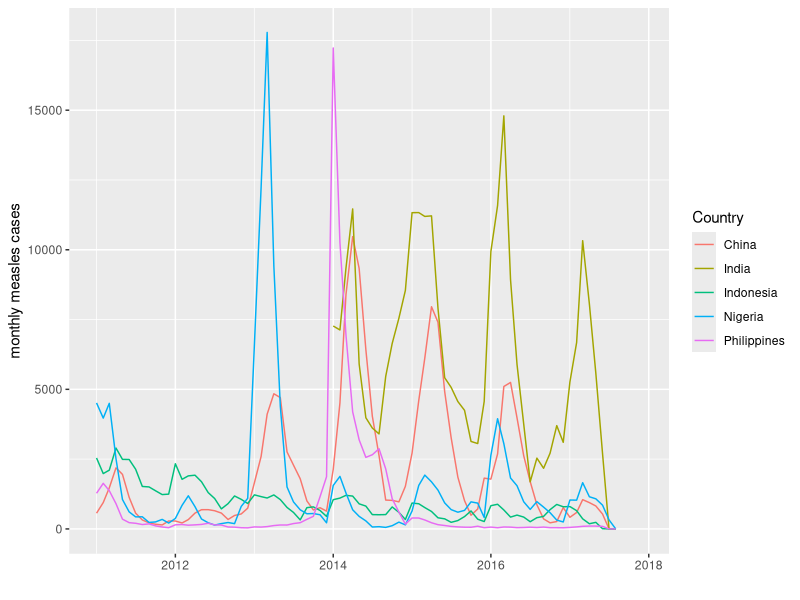
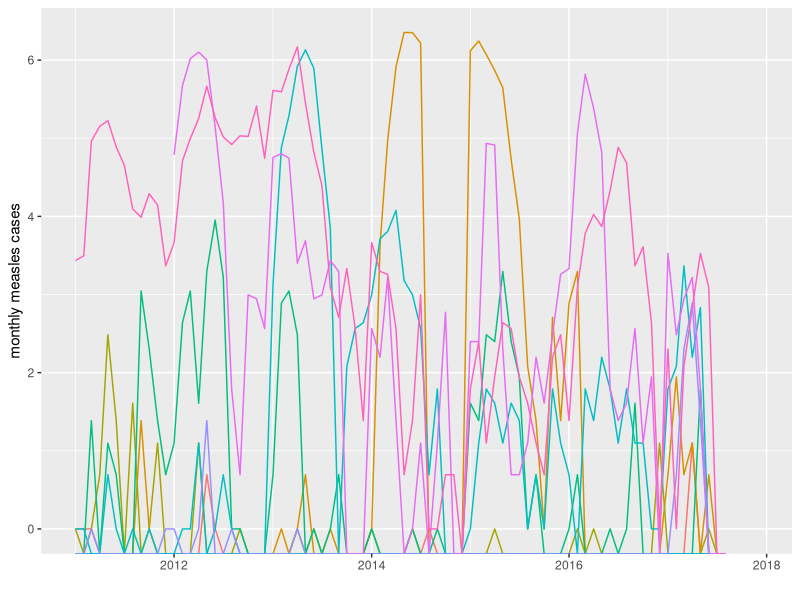

The R script that drew these images, in order: (Note: this script raises an error after producing the figures.)
## EPID 7500 - Day 4 
## Steve Bellan
require(readxl); require(tidyverse); require(lubridate); require(stringr)
setwd("~/Dropbox/Admin & Misc/UGA admin/Courses/Bellan EPID 7500/TempCode/Day4")


## Excercise 1 (bonus from Day 3 that we didn't get to)
# 
# * [WHO Measles & Rubella Page](http://www.who.int/immunization/monitoring_surveillance/burden/vpd/surveillance_type/active/measles_monthlydata/en/)
# * Download the [Distribution of measles cases by country and by month, 2011-2017](http://www.who.int/entity/immunization/monitoring_surveillance/burden/vpd/Table_407_Web_Number_Measles_Cases_Month_2017-08-09.xlsx?ua=1)
# * Read it into R with the  `xlsx` library (note you have to read 2nd sheet!)
# * Reformat the data so it is in long with date in YYYY-MM format

meas <- read_xlsx('Table_407_Web_Number_Measles_Cases_Month_2017-08-09.xlsx', sheet = 2)
View(meas)
names(meas)
?gather
month.name
meas2 <- meas %>% 
  gather(key = month, value = cases, January:December) %>% ##-ISO3, -Country, -Year) 
  mutate(monthNum = factor(month, ordered=T, levels = month.name)) %>%
  mutate(monthNum = as.numeric(monthNum)) %>%
  mutate(monthNum = str_pad(monthNum, width = 2, side = 'left', pad=0))
meas2
filter(meas2, month == "September") %>% distinct(monthNum)
meas2 <- meas2 %>%
  unite(dateYM, Year, monthNum, sep='-') %>%
  mutate(dateYMD = paste0(dateYM, '-01')) %>%
  select(-dateYM,-month) %>%
  mutate(dateYMD = ymd(dateYMD))
meas2

## Excercise 2 -  Plot measles incidence time series by country for the
## 5 highest cumulative incidence countries 
meas2
meas2 <- meas2 %>% mutate(cases = as.numeric(cases))
meas2
top5 <- meas2 %>% 
  group_by(Country) %>%
  summarize(totalNAs = sum(is.na(cases)),
            notMissing  = sum(!is.na(cases)),
            cumulativeCases = sum(cases, na.rm=T)) %>%
  arrange(desc(cumulativeCases)) %>% ##  arrange(cumulativeCases) %>%  tail(5)
head(5) %>% .$Country

top5

filter(meas2, Country %in% top5) %>% 
  ggplot(aes(x=dateYMD, y=cases, color=Country)) + geom_line() + 
  ylab('monthly measles cases') + xlab('')

##  ggplot(meas2, aes(totalNAs)) + geom_histogram()
## filter(meas2, str_detect(Country, 'Barbuda'))

## Excercise 3 - Plot measles incidence time series for *all* countries on a regular scale and on a log scale
## hint use legend.position='none' if your legend takes up too much space
countries <- meas2 %>% distinct(Country)  %>% .$Country
countries
testCountries <- sample(countries, 10)

filter(meas2, Country %in% testCountries) %>%  ggplot(aes(x=dateYMD, y=log(cases), color=Country)) + geom_line() + 
  ylab('monthly measles cases') + xlab('') + theme(legend.position = 'none')

# Excercise 4 - Merging
# It's not really fair to measure the highest measles incidence
# on an absolute value. What we really want is the per capita incidence
# Let's merge in population data from the world bank:
## https://data.worldbank.org/indicator/SP.POP.TOTL
## Download the CSV file there (you'll have to unzip and choose the right file)
popdat <- read_csv('API_SP.POP.TOTL_DS2_en_csv_v2.csv', skip = 4) ## skip the first couple lines because they're extra metadata
View(popdat)
head(popdat)
?read_csv
head(names(popdat))

popdat2 <- select(popdat, -X62, -`Indicator Name`, -`Indicator Code`)  %>% 
    rename(Country = `Country Name`, ISO3=`Country Code`)

popdat2 <- popdat2 %>%
  gather(key = year, value = population, `1960`:`2016`) %>%
  mutate(year = as.numeric(year))
popdat2

meas2 <- arrange(meas2, Country, dateYMD)
meas2 <- meas2 %>% mutate(year = year(dateYMD))
meas2
popdat2

measpop <- inner_join(meas2, select(popdat2, -Country), by=c('ISO3', 'year'))
measpop

filter(popdat2, Country=='Afghanistan', year==2011)

finalCountries <- measpop %>% distinct(Country) %>% .$Country
InitialCountries <- meas2 %>% distinct(Country) %>% .$Country
InitialCountries[!InitialCountries %in% finalCountries]

finalISO3 <- measpop %>% distinct(Country) %>% .$Country
InitialISO3 <- meas2 %>% distinct(Country) %>% .$Country
InitialISO3[!InitialISO3 %in% finalISO3]

measpop %>% mutate(casesPer100k = cases/population * 10^5) %>%
  ggplot(aes(dateYMD, casesPer100k, color = Country)) + 
  geom_line() + theme(legend.position = 'none')

?year

## Now let's look at the top countries

## Excercise 5 - 
## Assume Vitamin X supplementation is thought to affect the height of children,
## with a 3cm increase in height of children that get supplementation vs those who do not by the age of 3.
## Unsupplemented 3 year olds heights are normally distributed around a mean of 90cm, with a sd of 4.

rnorm(10, mean = 90, sd =4)

## 1. Simulate a single data set of 100 children, half of which are supplemented

tibble(id = 1:100)


## 2. Plot a histogram of heights by supplementation status for your simulated data set
  
## 3. Plot overlayed smooth density plots (geom_density) corresponding to these histograms.
  
## 4. Conduct a t-test of a difference in means for your simulated data set
  
## 5. Write a for loop to repeat this 5 times
  

## Excercise 6
## Assume <85cm height is considered stunted and >85cm is not (these are fake thresholds!).
## Add a dichotomous variable for stunting to the above data set and make a 2x2 table of supplementation vs stunting.
## Install the R library epiR and use the epi.2by2() function therein to analyze the data for each of your 5 loops.

  
